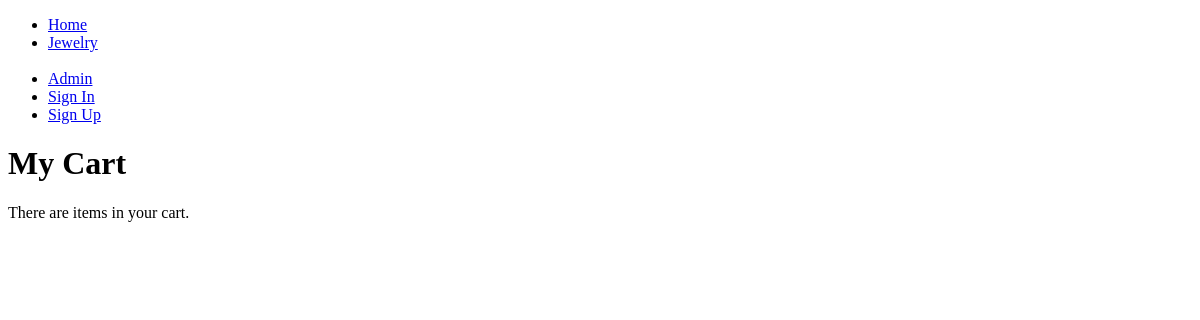
The app's page /jewelryapp/shoppingcart_detail/8, older data.
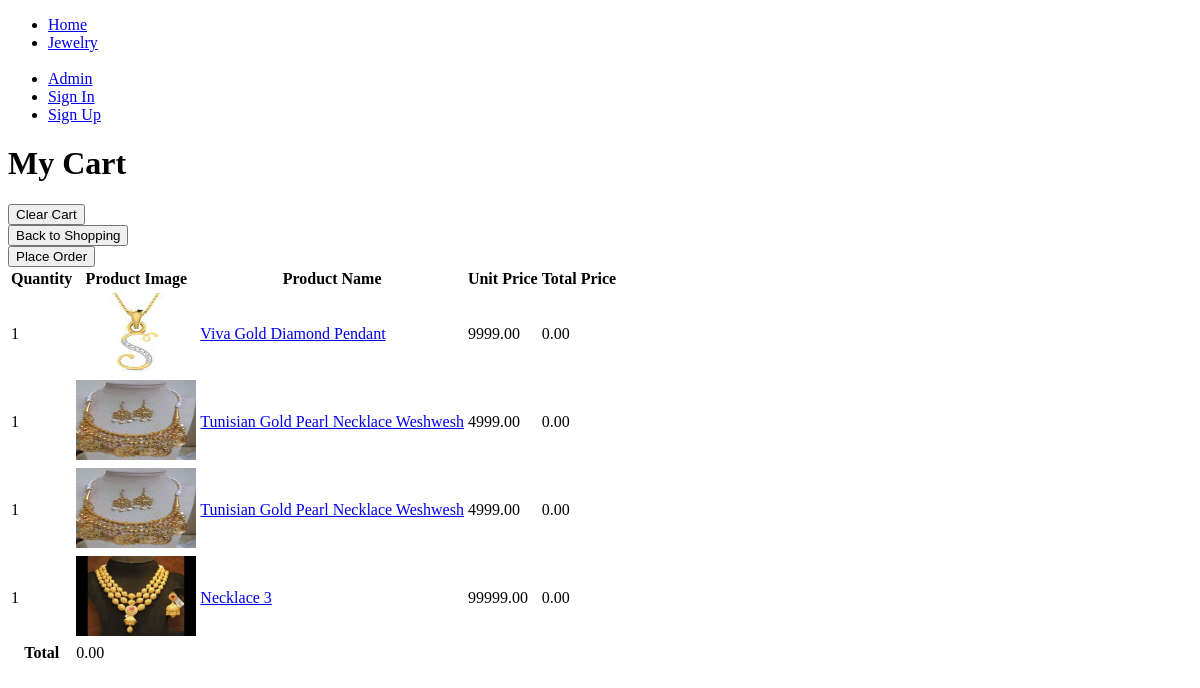
The same page, newer data.
### jewelryapp/models/cart_item.py (models this page shows, shortened)
class CartItem(models.Model):
    shopping_cart = models.ForeignKey(
        ShoppingCart,
        on_delete = models.CASCADE,
        null=True,
    )
    jewelry_item = models.ForeignKey(Jewelry, on_delete=models.CASCADE, null=True, blank=True)
    count = models.IntegerField(default=1, editable=False, help_text="The number of jewelry items of the same type added to the shopping cart")
    total_price = models.DecimalField(default=0, max_digits=8, decimal_places=2, editable=False, help_text="The total price of this type of item. It's count multiplied by its unit price")

### jewelryapp/models/jewelry.py (models this page shows, shortened)
class Jewelry(models.Model):
    title = models.CharField(
        max_length=100,
        null=True,
        blank=True,
        help_text="Required. E.g. Stainless Steel Mixed Color Pendant")
    CATEGORIES = (
        ("e", "Earring"),
        ("r", "Ring"),
        ("n", "Necklace"),
        ("p", "Pendant"),
        ("b", "Braces"),
    )
    category = models.CharField(
        max_length=1,
        choices=CATEGORIES,
        blank=True,
        default='r',
        help_text='The type of jewelry this belongs to'
    )
    date_time_added = models.DateField(auto_now = True)
    price = models.DecimalField(max_digits=8, decimal_places=2)
    GEMSTONES = (
        ("r", "Ruby"),
        ("d", "Diamond"),
        ("s", "Saphire"),
        ("j", "Jade"),
        ("p", "Pearl"),
        ("a", "Amethyst"),
    )
    gemstones_used = models.CharField(
        max_length=1,
        choices=GEMSTONES,
        blank=True,
        default='r',
        help_text='Gemstones, like ruby or saphire, used in this item'
    )
    METALS = (
        ("t", "Stainless Steel"),
        ("s", "Silver"),
        ("g", "Gold"),
        ("r", "Rose Gold"),
        ("p", "Platinum"),
    )
    metallic_finish = models.CharField(
        max_length=1,
        choices=METALS,
        blank=True,
        default='t',
        help_text='Metal the jewelry is made from'
    )
    STATUS = (('o', 'Out of stock'), ('a', 'Available'),)
    availability = models.CharField(
        max_length=1,
        choices=STATUS,
        blank=True,
        default='a',
        help_text='Availability for purchase'
    )
    thumbnail = models.ImageField(null=True, upload_to="jewelry-gallery")
    detail_image = models.ImageField(null=True, upload_to="jewelry-gallery")
    def get_absolute_url(self):
        return reverse("jewelry_detail", args = [str(self.id)])

### jewelryapp/models/shopping_cart.py (models this page shows, shortened)
class ShoppingCart(models.Model):
    shopper = models.OneToOneField(User, on_delete=models.CASCADE)
    total_price = models.DecimalField(
        default=0,
        max_digits=12,
        decimal_places=2,
        editable=False,
        help_text="The total price of all items in the shopping cart"
    )

### jewelryapp/views/shopping_cart_detail_view.py (the view)
# urls.py: path("shoppingcart_detail/<int:pk>", views.shopping_cart_detail_view.ShoppingCartDetailView.as_view(), name="shoppingcart_detail"),
class ShoppingCartDetailView(generic.DetailView):
    login_url = 'login'
    redirect_field_name = 'redirect_to'
    model = ShoppingCart

### jewelryapp/templates/jewelryapp/shoppingcart_detail.html (shortened to what this page needs)
{% extends "base_generic.html" %}
{% block content %}
    <h1>My Cart</h1>
    {% if shoppingcart.cartitem_set.exists %}
    <form action="{% url 'clear_cart' pk=shoppingcart.id %}" method="GET">
        <button type="submit">Clear Cart</button>
    </form>
    <form action="{% url 'jewelry' %}" method="GET">
        <button type="submit">Back to Shopping</button>
    </form>
    <form action="{% url 'place_order' %}" method="GET">
        <button type="submit">Place Order</button>
    </form>
    <table>
        <theader>
            <tr>
                <th>Quantity</th>
                <th>Product Image</th>
                <th>Product Name</th>
                <th>Unit Price</th>
                <th>Total Price</th>
            </tr>
        </theader>
        <tbody>
            {% for cartitem in shoppingcart.cartitem_set.all %}
            <tr>
                <td>{{ cartitem.count }}</td>
                <td>
                    <a href="{{ cartitem.jewelry_item.get_absolute_url }}">
                    <img src="{{cartitem.jewelry_item.thumbnail.url}}"
                    width="120" height = "80">
                    </a>
                </td>
                <td>
                <a href="{{ cartitem.jewelry_item.get_absolute_url }}">
                    {{ cartitem.jewelry_item.title }}
                </a>
                </td>
                <td>{{ cartitem.jewelry_item.price }}</td>
                <td>{{ cartitem.total_price }}</td>
            </tr>
            {% endfor %}
        </tbody>
        <tfooter>
            <tr>
                <th>Total</th>
                <td>{{ shoppingcart.total_price }}</td>
            </tr>
        </tfooter>
    </table>
    {% else %}
    <p>There are items in your cart.</p>
    {% endif %}
{% endblock %}

### jewelryapp/templates/base_generic.html (shortened to what this page needs)
<!DOCTYPE html>
<html lang="en-US">
    <head>
        {% load static %}
        <link rel="stylesheet" href="{% static 'css/style.css' %}">
    </head>
    <body>
        <div class="container-fluid">
            <div class="row">
                <div class="col-sm-2">
                    {% block sidebar %}
                    <ul class="sidebar-nav">
                        <li><a href="{% url 'index' %}">Home</a></li>
                        <li><a href="{% url 'jewelry' %}">Jewelry</a></li>
                        <br>
                        {% if user.is_authenticated %}
                        <li><h3>User: {{ user.get_username }}</h3></li>
                        <li>
                            <a href="{{ user.shoppingcart.get_absolute_url }}">
                                My Cart
                            </a>
                        </li>
                        <li>
                            <a href="{% url 'orders' %}">
                                My Orders
                            </a>
                        </li>
                        <li>
                            <a href="{{user.profile.get_absolute_url}}">
                                My Profile
                            </a>
                        </li>
                        <li>
                            <a href="{% url 'logout'%}?next={{ '/' }}">
                                Sign Out
                            </a>
                        </li>
                        {% else %}
                        <li><a href="{% url 'admin:index' %}">Admin</a></li>
                        <li>
                            <a href="{% url 'login'%}?next={{request.path}}">
                                Sign In
                            </a>
                        </li>
                        <li>
                            <a href="{% url 'signup'%}?next={{request.path}}">
                                Sign Up
                            </a>
                        </li>
                        {% endif %}
                    </ul>
                    {% endblock %}
                </div>
                <div class="col-sm-10 ">
                    {% block content %}{% endblock %}
                </div>
            </div>
        </div>
    </body>
</html>

Row changes from the older to the newer data that the page shows:
added CartItem: count "1", jewelry_item.thumbnail (picture), jewelry_item "Viva Gold Diamond Pendant", jewelry_item.price "9999.00", total_price "0.00"
added CartItem: count "1", jewelry_item.thumbnail (picture), jewelry_item "Tunisian Gold Pearl Necklace Weshwesh", jewelry_item.price "4999.00", total_price "0.00"
added CartItem: count "1", jewelry_item.thumbnail (picture), jewelry_item "Tunisian Gold Pearl Necklace Weshwesh", jewelry_item.price "4999.00", total_price "0.00"
added CartItem: count "1", jewelry_item.thumbnail (placeholder picture), jewelry_item "Necklace 3", jewelry_item.price "99999.00", total_price "0.00"
now on this page (row unchanged): ShoppingCart: total_price "0.00"
Text that changed along with them:
text no longer shown: "There are items in your cart."
text now shown: "Clear Cart Back to Shopping Place Order Quantity Product Image Product Name Unit Price Total Price Total"
